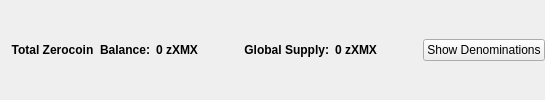
                       <widget class="QFrame" name="balanceSupplyFrame">
                        <layout class="QHBoxLayout" name="horizontalLayout_2" stretch="0,0,0,1,0">
                         <property name="rightMargin">
                          <number>0</number>
                         </property>
                         <item>
                          <layout class="QHBoxLayout" name="horizontalLayout_34">
                           <item>
                            <widget class="QLabel" name="labelzAvailableText_3">
                             <property name="font">
                              <font>
                               <weight>75</weight>
                               <bold>true</bold>
                              </font>
                             </property>
                             <property name="toolTip">
                              <string>Total Balance including unconfirmed and immature zXMX</string>
                             </property>
                             <property name="text">
                              <string>Total Zerocoin  Balance:</string>
                             </property>
                             <property name="alignment">
                              <set>Qt::AlignRight|Qt::AlignTrailing|Qt::AlignVCenter</set>
                             </property>
                            </widget>
                           </item>
                           <item>
                            <widget class="QLabel" name="labelzAvailableAmount_4">
                             <property name="minimumSize">
                              <size>
                               <width>40</width>
                               <height>0</height>
                              </size>
                             </property>
                             <property name="font">
                              <font>
                               <weight>75</weight>
                               <bold>true</bold>
                              </font>
                             </property>
                             <property name="toolTip">
                              <string>Total Balance including unconfirmed and immature zXMX</string>
                             </property>
                             <property name="text">
                              <string>0 zXMX</string>
                             </property>
                             <property name="alignment">
                              <set>Qt::AlignLeading|Qt::AlignLeft|Qt::AlignVCenter</set>
                             </property>
                            </widget>
                           </item>
                          </layout>
                         </item>
                         <item>
                          <spacer name="horizontalSpacer_32">
                           <property name="orientation">
                            <enum>Qt::Horizontal</enum>
                           </property>
                           <property name="sizeHint" stdset="0">
                            <size>
                             <width>40</width>
                             <height>20</height>
                            </size>
                           </property>
                          </spacer>
                         </item>
                         <item>
                          <layout class="QHBoxLayout" name="horizontalLayout_35">
                           <item>
                            <widget class="QLabel" name="labelZsupplyText_2">
                             <property name="font">
                              <font>
                               <weight>75</weight>
                               <bold>true</bold>
                              </font>
                             </property>
                             <property name="text">
                              <string>Global Supply:</string>
                             </property>
                             <property name="alignment">
                              <set>Qt::AlignRight|Qt::AlignTrailing|Qt::AlignVCenter</set>
                             </property>
                            </widget>
                           </item>
                           <item>
                            <widget class="QLabel" name="labelZsupplyAmount_2">
                             <property name="font">
                              <font>
                               <weight>75</weight>
                               <bold>true</bold>
                              </font>
                             </property>
                             <property name="text">
                              <string>0 zXMX</string>
                             </property>
                            </widget>
                           </item>
                          </layout>
                         </item>
                         <item>
                          <spacer name="horizontalSpacer_31">
                           <property name="orientation">
                            <enum>Qt::Horizontal</enum>
                           </property>
                           <property name="sizeHint" stdset="0">
                            <size>
                             <width>40</width>
                             <height>20</height>
                            </size>
                           </property>
                          </spacer>
                         </item>
                         <item>
                          <widget class="QPushButton" name="pushButtonShowDenoms">
                           <property name="toolTip">
                            <string>Show zXMX denominations list</string>
                           </property>
                           <property name="text">
                            <string>Show Denominations</string>
                           </property>
                          </widget>
                         </item>
                        </layout>
                       </widget>
